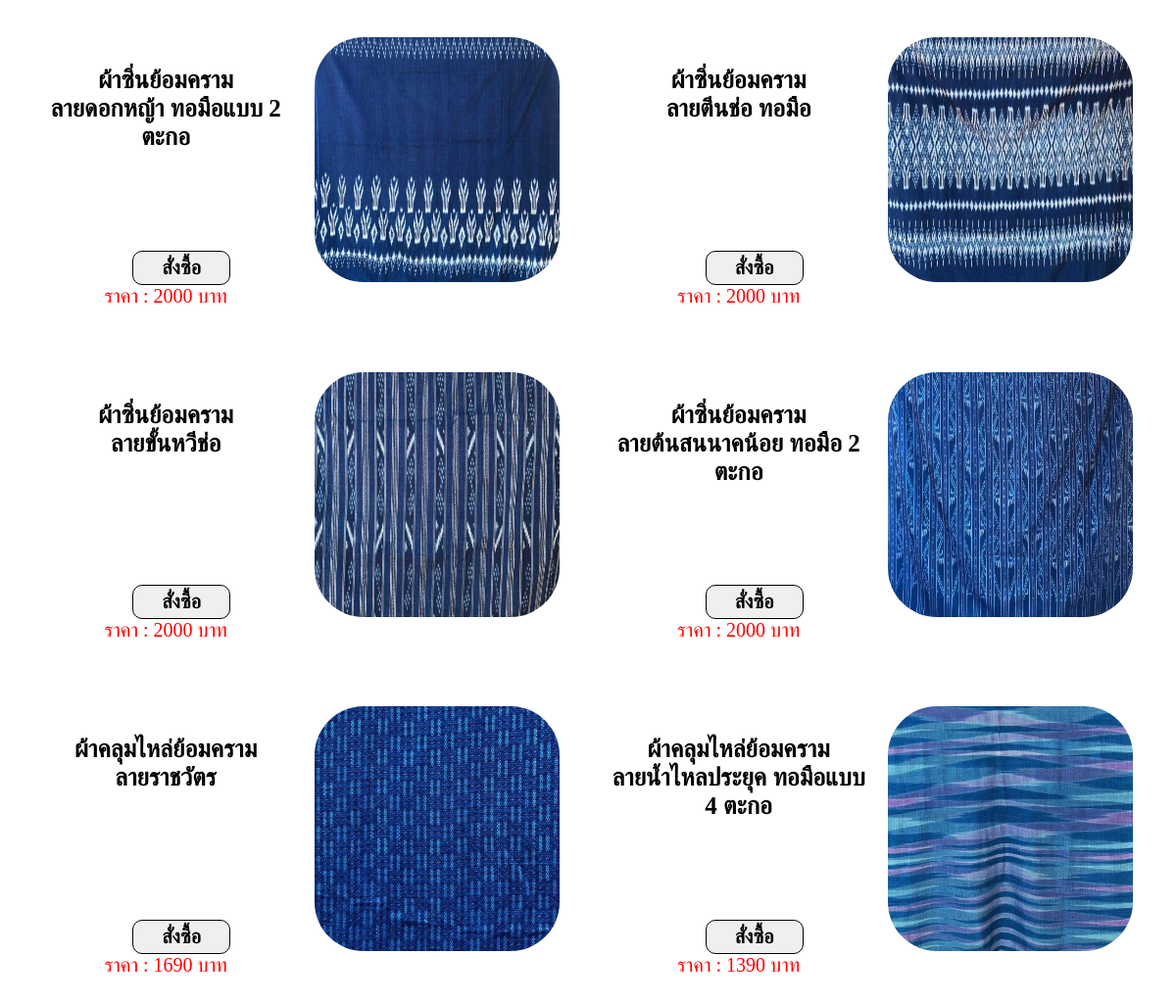
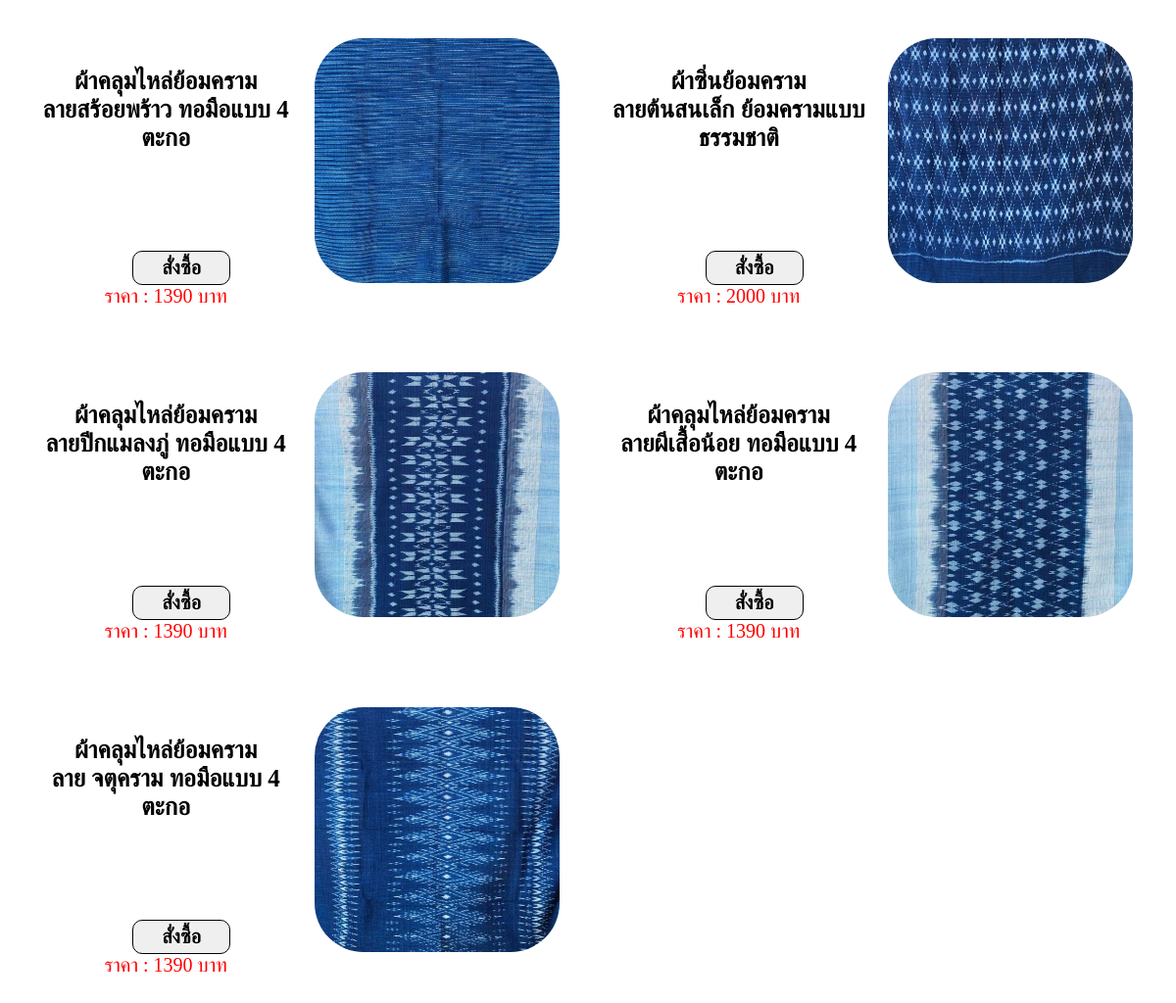
/storeshow.php, run on the app's committed database (2 pictures, top to bottom).
### tables this page shows
CREATE TABLE `products` (
  `ProductID` int(3) NOT NULL,
  `CategoryID` int(5) NOT NULL,
  `img` varchar(20) NOT NULL,
  `ProductName` varchar(50) NOT NULL,
  `Price` int(10) NOT NULL,
  `Quantity` int(10) NOT NULL
);

CREATE TABLE `categories` (
  `CategoryID` int(5) NOT NULL,
  `CategoryName` text NOT NULL,
  `regionID` int(1) NOT NULL
);

### storeshow.php (the view, shortened to what this page needs)
<link rel="stylesheet" href="cssstore.css">
<?php
	include('server.php');
	$sql = $sql = "SELECT ProductName,Price,categories.CategoryName,img,ProductID
	FROM `products`
	INNER JOIN categories ON products.CategoryID = categories.CategoryID";
	$result = $conn->query($sql);
	if ($result->num_rows > 0) {
		while($row = $result->fetch_assoc()) {
			echo '<div class="productgrid">';
		while($row = $result->fetch_assoc()) {
			echo "<form method='post' action='buyproducts.php'>";
				echo '<div class="productgrid">';
				echo "<h1>".$row["CategoryName"].'<br>'.$row["ProductName"]."</h1>";
				echo '<div>';
				echo "<td>"."<img src='image/product/".$row["img"]."' width='250' height='250'> </td>";
				echo '</div>';
				echo "<div><button class=btnmo type=submit name=buy>สั่งซื้อ</button>";
				echo "<a style='color: red; font-size:20px;'>ราคา : ".$row["Price"]." บาท</a>";
				echo "</div>";
				echo '</div>';
			echo "</form>";
		}
	}
	} else {
		echo "ไม่พบข้อมูล" ;
	}
?>

### cssstore.css (style rules this page uses)
.productgrid { padding: 15px; display: grid; grid-template-columns: 1fr 1fr; text-align: center; column-gap: 15px; row-gap: 20px; }
img { border-radius: 20%; }
.productgrid h1 { font-size: 25px; margin-top: 30px; }
.productgrid button { font-weight: bold; font-size: 20px; border: 1px solid black; border-radius: 10px; width: 100px; height: 35px; color: rgb(0, 0, 0); margin-left: 37%; margin-top: -20%; display: block; }

### data on the page
products: CategoryID.CategoryName "ผ้าซิ่นย้อมคราม", ProductName "ลายดอกหญ้า ทอมือแบบ 2 ตะกอ", img (picture), Price "2000"
products: CategoryID.CategoryName "ผ้าซิ่นย้อมคราม", ProductName "ลายตีนช่อ ทอมือ", img (picture), Price "2000"
products: CategoryID.CategoryName "ผ้าซิ่นย้อมคราม", ProductName "ลายขั้นหวีช่อ", img (picture), Price "2000"
products: CategoryID.CategoryName "ผ้าซิ่นย้อมคราม", ProductName "ลายต้นสนนาคน้อย ทอมือ 2 ตะกอ", img (picture), Price "2000"
products: CategoryID.CategoryName "ผ้าคลุมไหล่ย้อมคราม", ProductName "ลายราชวัตร", img (picture), Price "1690"
products: CategoryID.CategoryName "ผ้าคลุมไหล่ย้อมคราม", ProductName "ลายน้ำไหลประยุค ทอมือแบบ 4 ตะกอ", img (picture), Price "1390"
products: CategoryID.CategoryName "ผ้าคลุมไหล่ย้อมคราม", ProductName "ลายสร้อยพร้าว ทอมือแบบ 4 ตะกอ", img (picture), Price "1390"
products: CategoryID.CategoryName "ผ้าซิ่นย้อมคราม", ProductName "ลายต้นสนเล็ก ย้อมครามแบบธรรมชาติ", img (picture), Price "2000"
products: CategoryID.CategoryName "ผ้าคลุมไหล่ย้อมคราม", ProductName "ลายปีกแมลงภู่ ทอมือแบบ 4 ตะกอ", img (picture), Price "1390"
products: CategoryID.CategoryName "ผ้าคลุมไหล่ย้อมคราม", ProductName "ลายผีเสื้อน้อย ทอมือแบบ 4 ตะกอ", img (picture), Price "1390"
products: CategoryID.CategoryName "ผ้าคลุมไหล่ย้อมคราม", ProductName "ลาย จตุคราม ทอมือแบบ 4 ตะกอ", img (picture), Price "1390"
